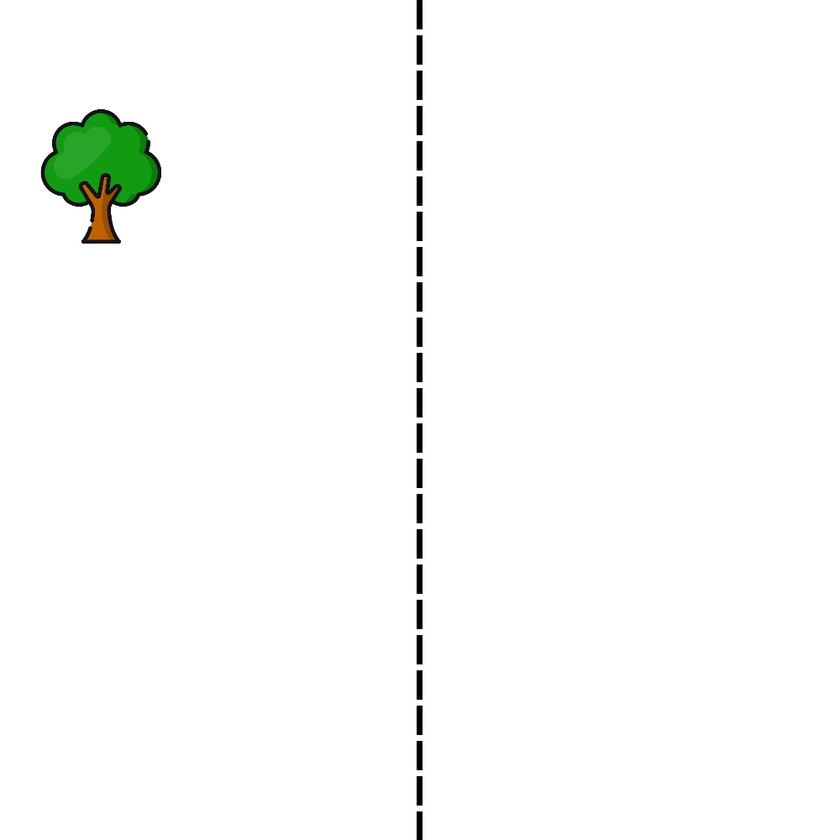
#> input picture ros_gz_example_description/models/forest_1_ball/forest_1_ball_state_0/forest_1_ball_state_0.jpg, 840 x 840 px, shrunk from 1000 x 1000 before the run
$ python greenIntensity.py ../../ros_gz_example_description/models/forest_1_ball/forest_1_ball_state_0/forest_1_ball_state_0.jpg
#> lines starting #> are read from the running program, lines starting #| are printed output that depends on the picture; after the words box and inside, x2 and y2 are one past the last pixel; in counts of white or black regions, pixels touching at a corner belong together
#!/usr/bin/env python3
import cv2
import numpy as np
import json
import sys

def compute_intensity(img_path: str, thresh=75, rows=10, cols=10) -> list[list[float]]:
#> called with thresh = 75, rows = 10, cols = 10
    img = cv2.imread(img_path)
#> img is the input picture: shape (840, 840, 3); mean B, G, R 250.3, 251.6, 250.5
    if img is None:
        raise FileNotFoundError(f"Image not found: {img_path}")
    gray = cv2.cvtColor(img, cv2.COLOR_BGR2GRAY)
    _, mask = cv2.threshold(gray, thresh, 255, cv2.THRESH_BINARY)
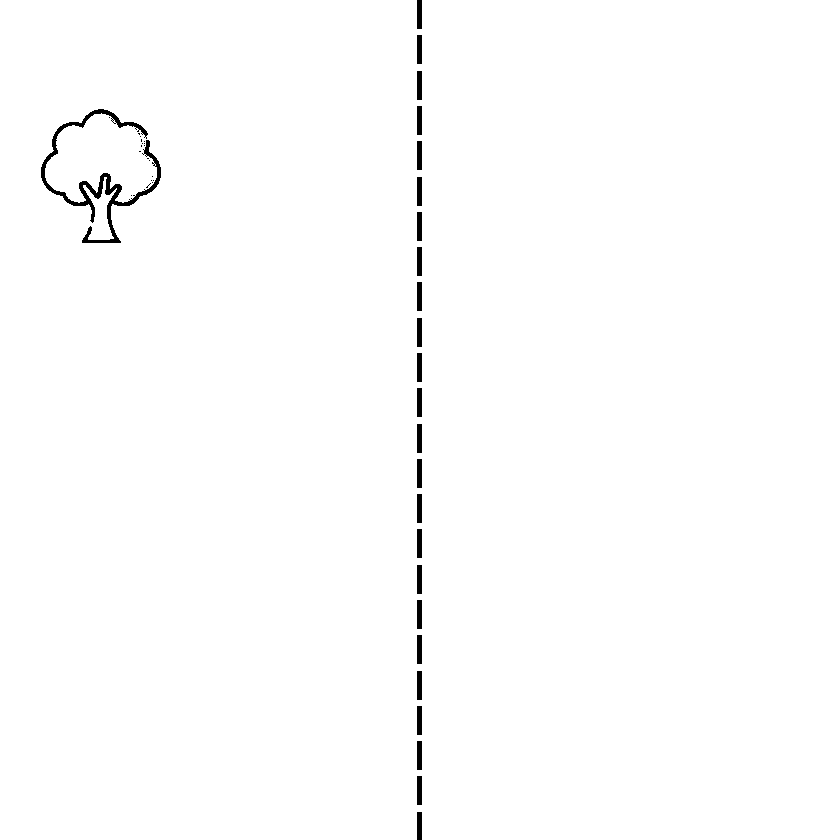
#> mask: shape (840, 840); 99.2% white; 43 black regions (18 under 20 px), largest, box (x1, y1, x2, y2) and area: (41, 109, 161, 243) 2194, (417, 0, 422, 29) 145, (417, 35, 422, 64) 145
    h, w = gray.shape
#> h = 840; w = 840
    ch, cw = h // rows, w // cols
#> ch = 84; cw = 84
    grid = []
    for i in range(rows):
        row = []
        y0, y1 = i*ch, h if i == rows-1 else (i+1)*ch
        for j in range(cols):
            x0, x1 = j*cw, w if j == cols-1 else (j+1)*cw
            sub = mask[y0:y1, x0:x1]
            dark = int((sub == 0).sum())
            pct = (dark / sub.size) * 100
            row.append(0.015 * pct + 0.5)
        grid.append(row)
#> after the loop, grid = 10 items
    return grid

if __name__ == '__main__':
    if len(sys.argv) < 2:
        print(json.dumps([])); sys.exit(0)
    try:
        grid = compute_intensity(sys.argv[1])
#> grid = 10 items
        print(json.dumps(grid))
#> (printed output is left out)
    except:
        print(json.dumps([]))
